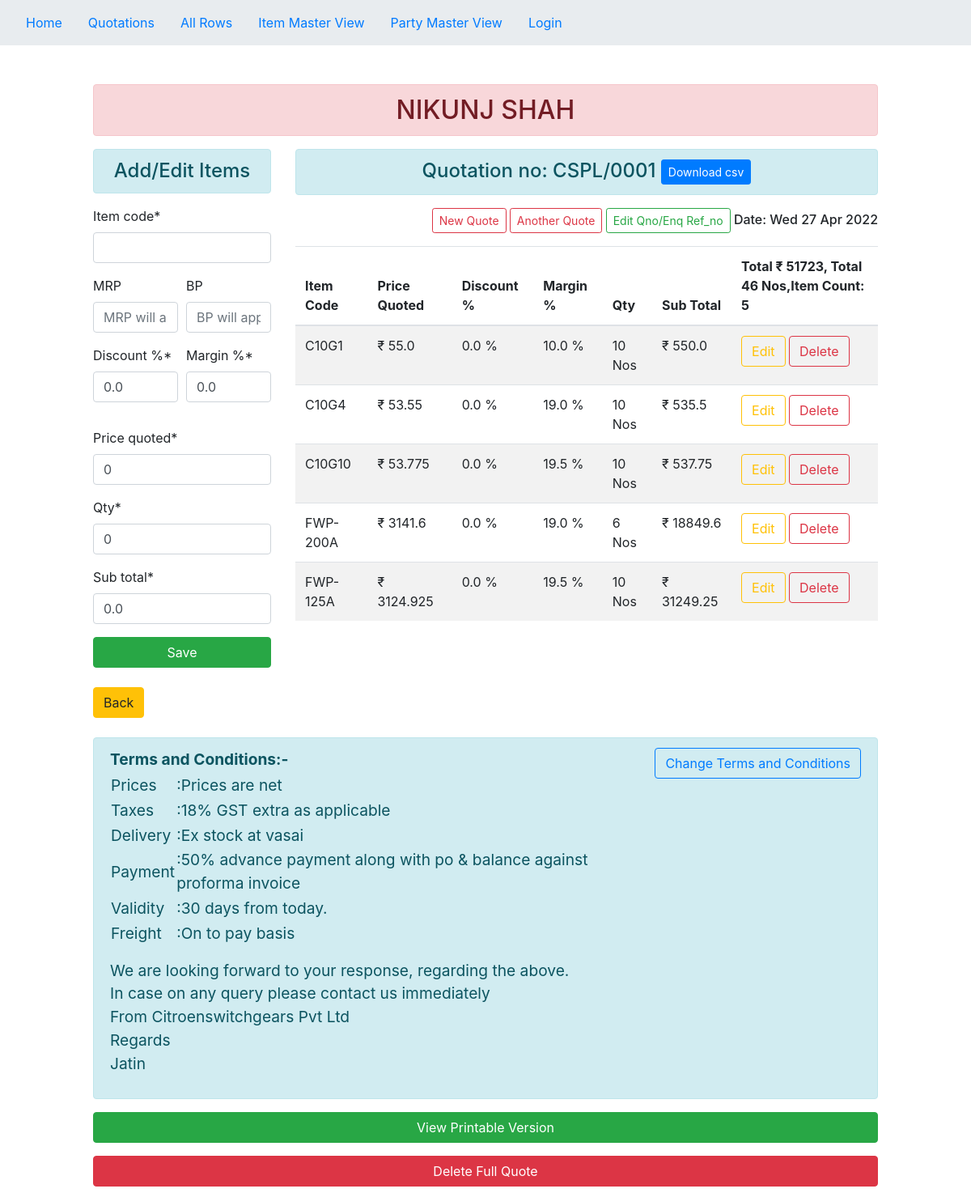
/quote-items/70/, run on the app's committed database.
### core/models.py (models this page shows, shortened)
class Quotation(models.Model):
    qno = models.CharField(max_length=20,default='CSPL/')
    enq_ref = models.CharField(max_length=30,default='')
    party = models.ForeignKey(Party,on_delete=models.CASCADE)
    date_posted=models.DateTimeField(default=timezone.now)
    total = models.FloatField(default=0.0)
    totalnos = models.IntegerField(default=0.0)

class Party(models.Model):
    name =  models.CharField(max_length=100)
    phone = models.CharField(max_length=10,default=None,null=False)
    email = models.EmailField()
    billing_address=models.CharField(max_length=150,default=None,null=True)
    pincode=models.CharField(max_length=6,default=None,null=True)

class QuotationItems(models.Model):
    item_code = models.CharField(max_length=50,default='')
    qno = models.CharField(max_length=20,default='CSPL/')
    refno = models.CharField(max_length=20,default='')
    price_quoted = models.FloatField(default=0)
    qty =models.IntegerField(default=0)
    discount = models.FloatField(default=0.0,null=True)
    margin = models.FloatField(default=0.0,null=True)
    sub_total = models.FloatField(default=0.0)
    is_converted = models.BooleanField(default=False)
    quotation = models.OneToOneField(Quotation,on_delete=models.CASCADE)

class TandC(models.Model):
    prices = models.CharField(max_length=50,default='Prices are net')
    taxes = models.CharField(max_length=50,default="18% GST extra as applicable")
    delivery = models.CharField(max_length=20,default="Ex stock at vasai")
    payment = models.CharField(max_length=80,default="50% advance payment along with po & balance against proforma invoice")
    validity = models.CharField(max_length=30,default="30 days from today.")
    freight = models.CharField(max_length=20,default="On to pay basis")
    comments = models.TextField(default="We are looking forward to your response, regarding the above.\nIn case on any query please contact us immediately\nFrom Citroenswitchgears Pvt Ltd\nRegards\nJatin")
    quotation = models.ForeignKey(Quotation,on_delete=models.CASCADE)

### core/views.py (the view)
# urls.py: path('quote-items/<int:id>/',create_quotation_items2,name = 'create-quote-items'),
def create_quotation_items2(request,id):
    if Quotation.objects.filter(id=id).exists():
        quote = Quotation.objects.get(id = id)
    else:
        return render(request,'core/error.html')
    items = QuotationItems.objects.filter(quotation = quote)
    form = QuotationItemForm(request.POST or None)
    quote.total,quote.totalnos = update_total(items.values())
    tandc = TandC.objects.filter(quotation = quote).first()
    context = {
        'form':form,
        'items':items,
        'quote':quote,
        'tandc':tandc,
        'item_count':items.count()
    }
    return render(request,'core/QuotationItemsForm.html',context)

### core/forms.py
class QuotationItemForm(forms.ModelForm):
    class Meta:
        model = QuotationItems
        fields = ["item_code","discount","margin","price_quoted","qty","sub_total"]
        labels = {
            'discount': ('Discount %'),
            'margin': ('Margin %')
        }

### core/views.py (called while the page is built)
def update_total(items):
    total = 0
    totalnos = 0
    for item in items:
        total+=item['sub_total']
        totalnos+=item['qty']
    total = math.ceil(total)
    return total,totalnos

### core/templates/core/QuotationItemsForm.html (shortened to what this page needs)
{% extends "core/base.html" %}
{% load crispy_forms_tags %}
{% block content %}
<link rel="stylesheet" href="//code.jquery.com/ui/1.13.1/themes/base/jquery-ui.css">
<div class="col-md-10 offset-md-1 mt-5">
<div class = "container-lg">
  <h2 class="text-center alert alert-danger">
    {{quote.party.name}}
  </h2>
  <div class="row">
    <div class="col-sm-3">
      <h4 class="text-center alert alert-info">Add/Edit Items</h4>
      <form method="POST">
        <div class="form-group">
          {{form.item_code|as_crispy_field}}
        </div>
        <div class="form-row">
          <div class="form-group col-sm-6">
            <label for="inputEmail4">MRP</label>
            <input type="text" name = "mrp" class="form-control" id = "id_mrp" value = "" placeholder="MRP will appear here">
          </div>
          <div class="form-group col-sm-6">
            <label for="inputEmail4">BP</label>
            <input type="text" name = "bp" class="form-control" id = "id_bp" value = "" placeholder="BP will appear here">
          </div>
        </div>
        <div class="form-row">
          <div class="form-group col-sm-6">
            {{form.discount|as_crispy_field}}
          </div>
          <div class="form-group col-sm-6">
            {{form.margin|as_crispy_field}}
          </div>
        </div>
        <div class="form-group">
          {{form.price_quoted|as_crispy_field}}
        </div>
        <div class="form-group">
          {{form.qty|as_crispy_field}}
        </div>
        <div class="form-group">
          {{form.sub_total|as_crispy_field}}
        </div>
        <input type="button" class="btn btn-success btn-block" id = "id_save" value="Save">
        <br/>
      </form>
      <form method="POST" enctype="multipart/form-data" action = "{% url 'back' %}">
        <button class="btn btn-warning" type="submit" name="action">Back</button>
      </form>
      <br/>
    </div>
    <div class="col-sm-9">
      <h4 class="text-center alert alert-info" id = "h4-class">Quotation no: {{quote.qno}}
        <a href="{% url 'download-quote-csv' quote.id %}"><button type="button" class="btn btn-primary btn-sm">Download csv</button></a>
      </h4>
      <h6>
        <p style="float:right">
          <a href="{% url 'create-party-and-quote' %}"><button class="btn btn-outline-danger btn-sm">New Quote</button></a>
          <a href="{% url 'create-quote-for-party' quote.party.id %}"><button class="btn btn-outline-danger btn-sm">Another Quote</button></a>
          <a href = "{% url 'edit-quote' quote.id %}" style="color: yellowgreen;"><button class="btn btn-outline-success btn-sm">Edit Qno/Enq Ref_no</button></a>
          Date: {{quote.date_posted|date:"D d M Y"}}
        </p>
      </h6>
        <table class="table table-striped">
          <thead>
            <tr>
              <th scope="col">Item Code</th>
              <th scope="col">Price Quoted</th>
              <th scope="col">Discount %</th>
              <th scope="col">Margin %</th>
              <th scope="col">Qty</th>
              <th scope="col">Sub Total</th>
              <th id = "total">Total ₹ {{quote.total}}, Total {{quote.totalnos}} Nos,<a id = "item-count">Item Count: {{item_count}}</a></th>
            </tr>
          </thead>
          <tbody id = "tbody">
            {% for item in items %}
                <tr>
                  <td>{{item.item_code}}</td>
                  <td>₹ {{item.price_quoted}}</td>
                  <td>{{item.discount}} %</td>
                  <td>{{item.margin}} %</td>
                  <td>{{item.qty}} Nos</td>
                  <td>₹ {{item.sub_total}}</td>
                  <td><a href="#"><button class="btn btn-outline-warning btn-edit" data-sid = {{item.id}}>Edit</button></a>
                    <a href="#"><button class="btn btn-outline-danger btn-del" data-sid="{{item.id}}">Delete</button></a>
                  </td>
                </tr>
            {% endfor %}
          </tbody>
        </table>
    </div>
  </div>
  {% include 'core/terms_conditions.html' %}
  <h6>
    <a href="{% url 'view-printable-version-pdf' quote.id %}" target="_blank"><button type="button" class="btn btn-success btn-block mt-3">View Printable Version</button></a>
    <a href="{% url 'delete-quote-confirm' quote.id %}"><button class="btn btn-danger btn-block mt-3">Delete Full Quote</button></a>
  </h6>
</div>
</div>
{% endblock content %}

### core/templates/core/base.html (shortened to what this page needs)
{% load static %}
<!DOCTYPE html>
<html lang="en">
<head>
    <link rel="stylesheet" href="https://cdn.jsdelivr.net/npm/bootstrap@4.0.0/dist/css/bootstrap.min.css">
</head>
<body>
    <nav class="navbar navbar-dark" style="background-color: #e8ecef;">
     <ul class="nav">
      <li class="nav-item">
        <a class="nav-link active" href="{% url 'parties' %}">Home</a>
      </li>
      <li class="nav-item">
        <a class="nav-link active" href="{% url 'quotations' %}">Quotations</a>
      </li>
      <li class="nav-item">
        <a class="nav-link" href="{% url 'quote-items' %}">All Rows</a>
      </li>
      <li class="nav-item">
        <a class="nav-link" href="{% url 'item-master-view' %}">Item Master View</a>
      </li>
      <li class="nav-item">
        <a class="nav-link" href="{% url 'party-master-view' %}">Party Master View</a>
      </li>
      {% if user.is_authenticated %}
      <li class="nav-item">
        <a class="nav-link" href="{% url 'employee-logout' %}">Logout</a>
      </li>
      {% else %}
      <li class="nav-item">
        <a class="nav-link" href="{% url 'employee-login' %}">Login</a>
      </li>
      {% endif %}
     </ul>
    </nav>
    {% block content %}
    {% endblock content %}
</body>
</html>

### core/templates/core/terms_conditions.html
<div class="text-left alert alert-info" style="font-size: larger;">
    <b>Terms and Conditions:-</b><a href="{% url 'edit-tandc' tandc.id %}"><button class="btn btn-outline-primary" style="float: right;">Change Terms and Conditions</button></a>
    <table class="borderless">
        <thead>
            <th></th>
            <th></th>
        </thead>
        <tbody>
            <tr>
                <td>Prices</td>
                <td>:{{tandc.prices}}</td>
            </tr>
            <tr>
                <td>Taxes</td>
                <td>:{{tandc.taxes}}</td>
            </tr>
            <tr>
              <td>Delivery</td>
              <td>:{{tandc.delivery}}</td>
          </tr>
          <tr>
              <td>Payment</td>
              <td>:{{tandc.payment}}</td>
          </tr>
          <tr>
              <td>Validity</td>
              <td>:{{tandc.validity}}</td>
          </tr>
          <tr>
              <td>Freight</td>
              <td>:{{tandc.freight}}</td>
          </tr>
        </tbody>
    </table>
    <p class="article-content">{{tandc.comments|linebreaks}}</p>
</div>

### data on the page
Quotation: party.name "NIKUNJ SHAH", qno "CSPL/0001", date_posted "Wed 27 Apr 2022", total "51723", totalnos "46"
QuotationItems: item_code "C10G1", price_quoted "55.0", discount "0.0", margin "10.0", qty "10", sub_total "550.0"
QuotationItems: item_code "C10G4", price_quoted "53.55", discount "0.0", margin "19.0", qty "10", sub_total "535.5"
QuotationItems: item_code "C10G10", price_quoted "53.775", discount "0.0", margin "19.5", qty "10", sub_total "537.75"
QuotationItems: item_code "FWP-200A", price_quoted "3141.6", discount "0.0", margin "19.0", qty "6", sub_total "18849.6"
QuotationItems: item_code "FWP-125A", price_quoted "3124.925", discount "0.0", margin "19.5", qty "10", sub_total "31249.25"
TandC: prices "Prices are net", taxes "18% GST extra as applicable", delivery "Ex stock at vasai", payment "50% advance payment along with po & balance against proforma invoice", validity "30 days from today.", freight "On to pay basis", comments "We are looking forward to your response, regarding the above. In case on any query please contact us immediately From Citroenswitchgears Pvt Ltd Regards Jatin"

### other printed values
{{ item_count }} "5"
